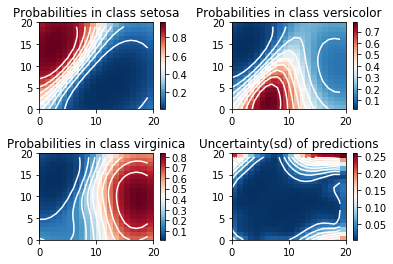

Reproduce this figure in Python.
#!/usr/bin/env python3
# -*- coding: utf-8 -*-
"""
Created on Mon Apr  9 21:09:48 2018

@author: xinjie
"""

import pandas as pd
import numpy as np
from numpy.linalg import inv, det, norm
import matplotlib.pyplot as plt
from scipy.optimize import minimize
df = pd.read_csv(r'/home/xinjie/Dropbox/courses/2018_Spring/STAT_MODEL/sds383d/code/ex4/iris.csv')
x = np.array(df.iloc[:, 1:3])
y = np.zeros(3 * len(x))
y[0:len(x)] = df.iloc[:, 5] == 'setosa'
y[len(x):2*len(x)] = df.iloc[:, 5] == 'versicolor'
y[2*len(x):3*len(x)] = df.iloc[:, 5] == 'virginica'

def kernel(x, y, l):
    n = x.shape[0]
    m = y.shape[0]
    result = np.zeros((n,m))
    for i in range(n):
        for j in range(m):
            result[i,j] = kernel_comp(x[i,:], y[j, :], l)
    return result
def kernel_comp(x, y, l):
    return np.exp(-norm(x-y)**2/(2*l**2))

K = kernel(x, x, 1)
K_inv = inv(K + 0.001*np.identity(K.shape[0]))
n = len(x)
def posterior(f, K_inv, y, n): 
    result = -0.5 * np.dot(f[0:n], np.dot(K_inv, f[0:n]))-0.5 * np.dot(f[n:2*n], np.dot(K_inv, f[n:2*n]))-0.5 * np.dot(f[2*n:3*n], np.dot(K_inv, f[2*n:3*n]))
    result += np.dot(y, f)
    for i in range(n):
        result -= np.log(np.exp(f[i]) + np.exp(f[i+n]) + np.exp(f[i + 2*n]))
    return result
def negposterior(f, K_inv, y, n):
    result = -posterior(f, K_inv, y, n)
    return result
def derivative(f, K_inv, y, n):
    result = np.zeros(len(f))
    result[0:n] = np.dot(K_inv, f[0:n]) 
    result[n:2*n] = np.dot(K_inv, f[n:2*n]) 
    result[2*n:3*n] = np.dot(K_inv, f[2*n:3*n])
    pi = np.zeros(len(f))
    expf = np.exp(f)
    tmp = (expf[0:n] + expf[n:2*n] + expf[2*n:3*n])
    pi[0:n] = expf[0:n] / tmp
    pi[n:2*n] = expf[n:2*n] / tmp
    pi[2*n:3*n] = expf[2*n:3*n] / tmp
    result  += pi - y
    return result
res = minimize(negposterior, x0 = np.ones(450), args = (K_inv,y,n), method='BFGS', jac=derivative, options={'disp': True})


expf = np.exp(res.x)
predict1 = expf[0:n] / (expf[0:n] + expf[n:2*n] + expf[2*n:3*n])
predict2 = expf[n:2*n]/ (expf[0:n] + expf[n:2*n] + expf[2*n:3*n])
predict3 = expf[2*n:3*n] / (expf[0:n] + expf[n:2*n] + expf[2*n:3*n])
plt.plot(predict1)
plt.plot(predict2)
plt.plot(predict3)
## prediction for new x*
numpoints = 20
x = np.array(df.iloc[:, 1:3])
tmp = np.meshgrid(*[np.linspace(i,j, numpoints) for i, j in zip(np.amin(x, axis = 0), np.amax(x, axis = 0))])
x_star = np.zeros((numpoints**2, 2))
x_star[:,0] = np.reshape(tmp[0], (1,-1))
x_star[:,1] = np.reshape(tmp[1], (1,-1))
l = 1
K = kernel(x, x, l)
K_star = kernel(x_star, x, l)
K_starstar = kernel(x_star, x_star, l)
K_inv = inv(K + 0.0001*np.identity(K.shape[0]))

mean_star1 = K_star @ K_inv @ res.x[0:n]
mean_star2 = K_star @ K_inv @ res.x[n:2*n]
mean_star3 = K_star @ K_inv @ res.x[2*n:3*n]
sd_star = np.power(np.diag(K_starstar - K_star @ K_inv @ K_star.T), 1/2)
mean_matrix1 = np.exp(np.reshape(mean_star1, (numpoints, numpoints)))
mean_matrix2 = np.exp(np.reshape(mean_star2, (numpoints, numpoints)))
mean_matrix3 = np.exp(np.reshape(mean_star3, (numpoints, numpoints)))
sum_mean_matrix = mean_matrix1 + mean_matrix2 + mean_matrix3
prob_matrix1 = mean_matrix1 / sum_mean_matrix
prob_matrix2 = mean_matrix2 / sum_mean_matrix
prob_matrix3 = mean_matrix3 / sum_mean_matrix
sd_matrix = np.reshape(sd_star, (numpoints, numpoints))

plt.subplots_adjust(hspace=0.5,
                    wspace=0.35)
plt.subplot(2,2,1)
plt.pcolormesh(prob_matrix1,  cmap='RdBu_r')
plt.colorbar()
curves = 10
m = max([max(row) for row in prob_matrix1])
levels = np.arange(0, m, (1 / float(curves)) * m)
plt.contour(prob_matrix1, colors="white", levels=levels)
plt.title('Probabilities in class ' + 'setosa')
#plt.xlabel(list(df)[1])
#plt.ylabel(list(df)[2])

plt.subplot(2,2,2)
plt.pcolormesh(prob_matrix2,  cmap='RdBu_r')
plt.colorbar()
curves = 10
m = max([max(row) for row in prob_matrix2])
levels = np.arange(0, m, (1 / float(curves)) * m)
plt.contour(prob_matrix2, colors="white", levels=levels)
plt.title('Probabilities in class ' + 'versicolor')
#plt.xlabel(list(df)[1])
#plt.ylabel(list(df)[2])

plt.subplot(2,2,3)
plt.pcolormesh(prob_matrix3,  cmap='RdBu_r')
plt.colorbar()
curves = 10
m = max([max(row) for row in prob_matrix3])
levels = np.arange(0, m, (1 / float(curves)) * m)
plt.contour(prob_matrix3, colors="white", levels=levels)
plt.title('Probabilities in class ' + 'virginica')
#plt.xlabel(list(df)[1])
#plt.ylabel(list(df)[2])


plt.subplot(2,2,4)
plt.pcolormesh(sd_matrix,  cmap='RdBu_r')
plt.colorbar()
curves = 10
m = max([max(row) for row in sd_matrix])
levels = np.arange(0, m, (1 / float(curves)) * m)
plt.contour(sd_matrix, colors="white", levels=levels)
plt.title('Uncertainty(sd) of predictions')
#plt.xlabel(list(df)[1])
#plt.ylabel(list(df)[2])
